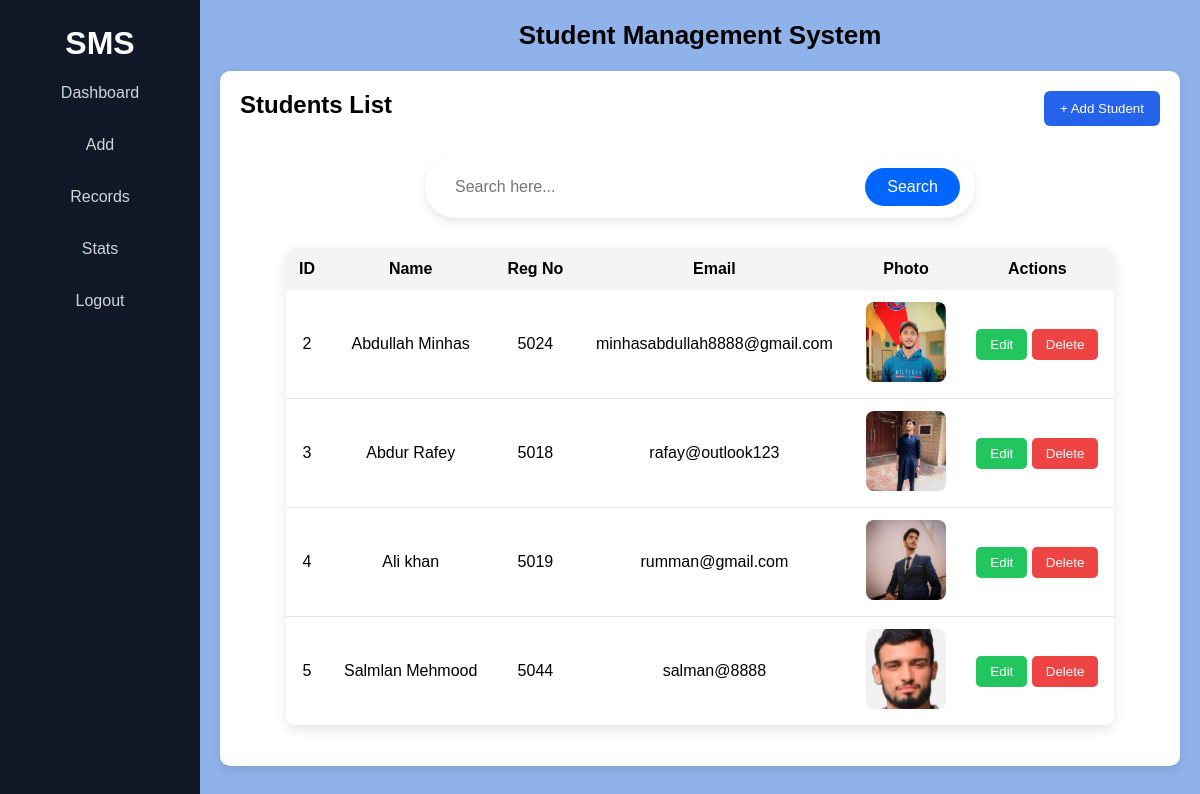
The page /records (signed in) on the database its author committed.
### app.py (models this page shows)
class Students(db.Model):
    id = db.Column(db.Integer, primary_key=True)
    name = db.Column(db.String(30), nullable = False)
    reg = db.Column(db.Integer, nullable = False, unique=True)
    phone = db.Column(db.String(12), unique=True)
    email = db.Column(db.String(30), nullable = False , unique=True)
    degree = db.Column(db.String(20), nullable = False)
    cnic = db.Column(db.String(20), nullable = False, unique=True)
    photo = db.Column(db.String(20), nullable=False)

### app.py (the view, shortened to what this page needs)
@app.route("/records", methods= ["GET","POST"])
def records():
    if "user_name" not in session:
        return redirect("login")
    records = Students.query.all()
    return render_template("records.html", records=records)

### templates/records.html (shortened to what this page needs)
{% extends 'base.html' %}
{% block content %}
<div class="main">
    <div class="topbar">
        <h1>Student Management System</h1>
    </div>
    <div class="content">
        <div class="header">
            <h2>Students List</h2>
            <button class="add-btn" onclick="location.href='/add'">+ Add Student</button>
        </div>
        <div class="search-page-container">
            <form method="post">
                <div class="search-box">
                    <input type="text" placeholder="Search here..." name="name" class="search-input">
                    <button class="search-btn">Search</button>
                </div>
            </form>
        <table class="search-table">
            <tr>
                <th>ID</th>
                <th>Name</th>
                <th>Reg No</th>
                <th>Email</th>
                <th>Photo</th>
                <th>Actions</th>
            </tr>
            {% if records %}
            {% for user in records %}
            <tr>
                <td>{{user.id}}</td>
                <td>{{user.name}}</td>
                <td>{{user.reg}}</td>
                <td>{{user.email}}</td>
                <td><img src="static/uploads/{{user.photo}}" alt="" width="80px" class="table"></td>
                <td>
                    <form action="/update/{{user.id}}" style="display:inline;">
                        <button class="edit-btn"  name="update">
                            Edit
                        </button>
                    </form>
                    <form method="post" action="/records" style="display:inline;">
                        <button class="delete-btn" value="{{ user.id }}" name="delete">
                            Delete
                        </button>
                    </form>
                </td>
            </tr>
            {% endfor %}
            {% endif %}
        </table>
    </div>
</div>
{% endblock content %}

### templates/base.html (shortened to what this page needs)
<!DOCTYPE html>
<html lang="en">
<head>
    <link rel="stylesheet" href="{{ url_for('static', filename='style.css') }}">
</head>
<body>
    <div class="sidebar">
        <h1>SMS</h1>
        <a href="/dashboard">Dashboard</a>
        <a href="/add">Add</a>
        <a href="/records">Records</a>
        <a href="/stats">Stats</a>
        <a href="/login">Logout</a>
    </div>
    {% block content %}
    {% endblock content %}
</body>
</html>

### static/style.css (style rules this page uses)
* { margin: 0; padding: 0; box-sizing: border-box; font-family: Arial; }
body { display: flex; background: #ffffff; }
.sidebar { width: 200px; height: 100vh; background: #111827; color: #fff; padding: 25px 15px; }
.sidebar a { display: block; padding: 12px; color: #d1d5db; text-decoration: none; margin: 10px 0; border-radius: 5px; transition: 0.3s; }
body { font-family: Arial, sans-serif; background: #8eb2e9; margin: 0; padding: 0; text-align: center; }
.main { flex: 1; padding: 20px; }
.topbar h1 { font-size: 26px; margin-bottom: 20px; }
.content { background: #fff; padding: 20px; border-radius: 10px; box-shadow: 0 4px 10px rgba(0,0,0,0.1); }
.header { display: flex; justify-content: space-between; margin-bottom: 15px; }
.add-btn { background: #2563eb; text-decoration: none; color: #fff; border: none; padding: 10px 16px; border-radius: 6px; cursor: pointer; transition: 0.3s; }
.search-page-container { width: 90%; margin: 20px auto; }
.search-box { margin: 30px auto; display: flex; align-items: center; justify-content: center; width: 550px; background: #ffffff; padding: 12px 15px; border-radius: 30px; box-shadow: 0 4px 10px rgba(0,0,0,0.1); }
.search-input { flex: 1; padding: 10px 15px; border: none; outline: none; font-size: 16px; border-radius: 30px; }
.search-btn { padding: 10px 22px; background-color: #0066ff; border: none; color: #fff; font-size: 16px; border-radius: 30px; cursor: pointer; transition: 0.3s ease; }
.search-table { width: 100%; margin-top: 30px; border-collapse: collapse; background: #fff; box-shadow: 0 4px 12px rgba(0,0,0,0.1); border-radius: 10px; overflow: hidden; }
.search-table th { background: #f3f4f6; padding: 12px; text-align: center; font-weight: bold; }
.search-table td { padding: 12px; text-align: center; border-bottom: 1px solid #e5e7eb; }
.search-table img { width: 80px; height: 80px; object-fit: cover; border-radius: 8px; }
.edit-btn { background: #22c55e; color: white; padding: 8px 14px; border: none; border-radius: 5px; cursor: pointer; }
.delete-btn { background: #ef4444; color: white; padding: 8px 14px; border: none; border-radius: 5px; cursor: pointer; }

### rows shown on the page
Students: id "2", name "Abdullah Minhas", reg "5024", email "minhasabdullah8888@gmail.com", photo (picture)
Students: id "3", name "Abdur Rafey", reg "5018", email "rafay@outlook123", photo (picture)
Students: id "4", name "Ali khan", reg "5019", email "rumman@gmail.com", photo (picture)
Students: id "5", name "Salmlan Mehmood", reg "5044", email "salman@8888", photo (picture)
